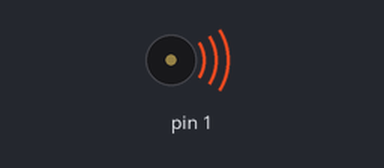
Bench run of a sketch on a simulated Arduino Uno, built with avr-gcc and run on an emulated ATmega328P. Shown: buzzer (waves = sounding).

Above: at 0.15 s.
Timing chart, 0 to 4.6 s (numbered marks = the images above):
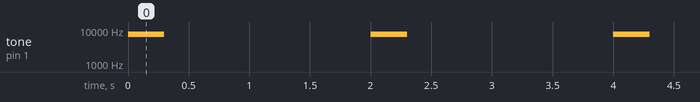

Measured:
- by itself, tone on pin 1: alternates 7500 Hz for 0.30 s and silent for 1.7 s

The sketch:

tone.ino
```cpp
void setup(){
  pinMode(1,OUTPUT);
}

void loop(){
  tone(1,7500,300);
  delay(1000);
  noTone(1);
  delay(1000);
}
```
